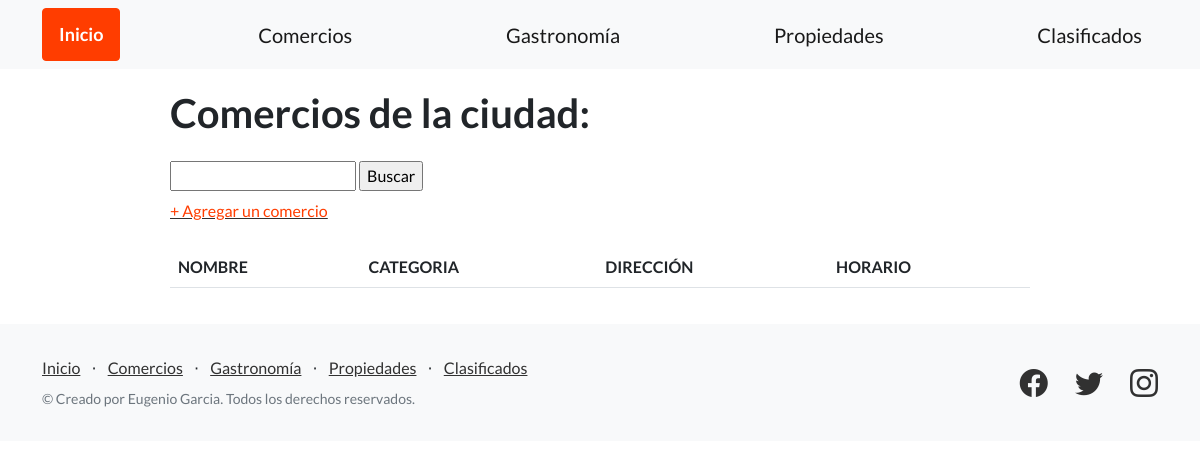
Before: /comercios/ with the older database file.
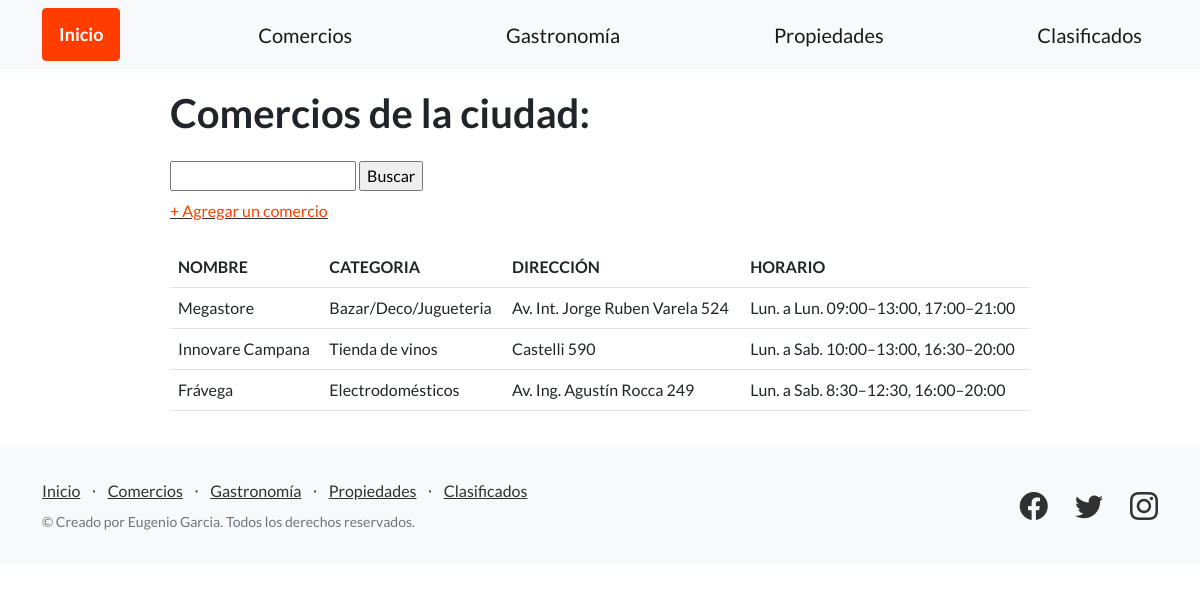
After: the same page with the newer database file.
### guia_ciudad/models.py (models this page shows, shortened)
class Comercio(models.Model):
    nombre = models.CharField(max_length=128)
    categoria = models.CharField(max_length=128)
    direccion = models.CharField(max_length=128)
    horario = models.CharField(max_length=128)

### guia_ciudad/views.py (the view)
# urls.py: path('comercios/', listar_comercios, name="listar_comercios"),
def listar_comercios(request):
    contexto = {
        'comercios': Comercio.objects.all()
    }
    return render(
        request=request,
        template_name='guia_ciudad/comercios.html',
        context=contexto,
    )

### guia_ciudad/templates/guia_ciudad/comercios.html (shortened to what this page needs)
{% extends "guia_ciudad/base.html" %}
{% block contenido %}
<section style="padding:20px 20px; margin-left: 150px; margin-right: 150px;">
    <h1 class="mb-4">Comercios de la ciudad:</h1>
    <form class="form-label" action="{% url 'buscar_comercios' %}" method="post">
        <input type="text" name="busqueda">
        <input type="submit" value="Buscar">
    </form>
    <div class="mb-4">
    <a href="{% url 'agregar_comercio' %}"><FONT COLOR="#FF3D00">+ Agregar un comercio</FONT></a>
    </div>
    <table class="table">
        <tr>
            <td><b>NOMBRE</b></td>
            <td><b>CATEGORIA</b></td>
            <td><b>DIRECCIÓN</b></td>
            <td><b>HORARIO</b></td>
        </tr>
        {% for comercio in comercios %}
        <tr>
            <td>{{ comercio.nombre }}</td>
            <td>{{ comercio.categoria }}</td>
            <td>{{ comercio.direccion }}</td>
            <td>{{ comercio.horario }}</td>
        </tr>
        {% endfor %}
    </table>
</section>
{% endblock contenido %}

### guia_ciudad/templates/guia_ciudad/base.html (shortened to what this page needs)
{% load static %}
<!DOCTYPE html>
<html lang="en">
    <head>
        <link href="https://cdn.jsdelivr.net/npm/bootstrap-icons@1.5.0/font/bootstrap-icons.css" rel="stylesheet" type="text/css" />
        <link href="{% static 'css/styles.css' %}" rel="stylesheet" />
    </head>
    <body>
        <nav class="navbar navbar-light bg-light static-top">
            <div class="container">
                <a class="btn btn-primary" href="{% url 'inicio' %}">Inicio</a>
                <a class="navbar-brand" href="{% url 'listar_comercios' %}">Comercios</a>
                <a class="navbar-brand" href="{% url 'listar_restaurantes' %}">Gastronomía</a>
                <a class="navbar-brand" href="{% url 'listar_propiedades' %}">Propiedades</a>
                <a class="navbar-brand" href="{% url 'listar_clasificados' %}">Clasificados</a>
            </div>
        </nav>
        {% block contenido %}
        {% endblock contenido %}
        <footer class="footer bg-light">
            <div class="container">
                <div class="row">
                    <div class="col-lg-6 h-100 text-center text-lg-start my-auto">
                        <ul class="list-inline mb-2">
                            <li class="list-inline-item"><a href="{% url 'inicio' %}">Inicio</a></li>
                            <li class="list-inline-item">⋅</li>
                            <li class="list-inline-item"><a href="{% url 'listar_comercios' %}">Comercios</a></li>
                            <li class="list-inline-item">⋅</li>
                            <li class="list-inline-item"><a href="{% url 'listar_restaurantes' %}">Gastronomía</a></li>
                            <li class="list-inline-item">⋅</li>
                            <li class="list-inline-item"><a href="{% url 'listar_propiedades' %}">Propiedades</a></li>
                            <li class="list-inline-item">⋅</li>
                            <li class="list-inline-item"><a href="{% url 'listar_clasificados' %}">Clasificados</a></li>
                        </ul>
                        <p class="text-muted small mb-4 mb-lg-0">&copy; Creado por Eugenio Garcia. Todos los derechos reservados.</p>
                    </div>
                    <div class="col-lg-6 h-100 text-center text-lg-end my-auto">
                        <ul class="list-inline mb-0">
                            <li class="list-inline-item me-4">
                                <a href="https://es-la.facebook.com/municipalidaddecampana/" target="_blank"><i class="bi-facebook fs-3"></i></a>
                            </li>
                            <li class="list-inline-item me-4">
                                <a href="https://twitter.com/campanagov?lang=es" target="_blank"><i class="bi-twitter fs-3"></i></a>
                            </li>
                            <li class="list-inline-item">
                                <a href="https://www.instagram.com/campanagov/" target="_blank"><i class="bi-instagram fs-3"></i></a>
                            </li>
                        </ul>
                    </div>
                </div>
            </div>
        </footer>
    </body>
</html>

Changed rows visible on the page:
added Comercio: nombre "Megastore", categoria "Bazar/Deco/Jugueteria", direccion "Av. Int. Jorge Ruben Varela 524", horario "Lun. a Lun. 09:00–13:00, 17:00–21:00"
added Comercio: nombre "Innovare Campana", categoria "Tienda de vinos", direccion "Castelli 590", horario "Lun. a Sab. 10:00–13:00, 16:30–20:00"
added Comercio: nombre "Frávega", categoria "Electrodomésticos", direccion "Av. Ing. Agustín Rocca 249", horario "Lun. a Sab. 8:30–12:30, 16:00–20:00"
